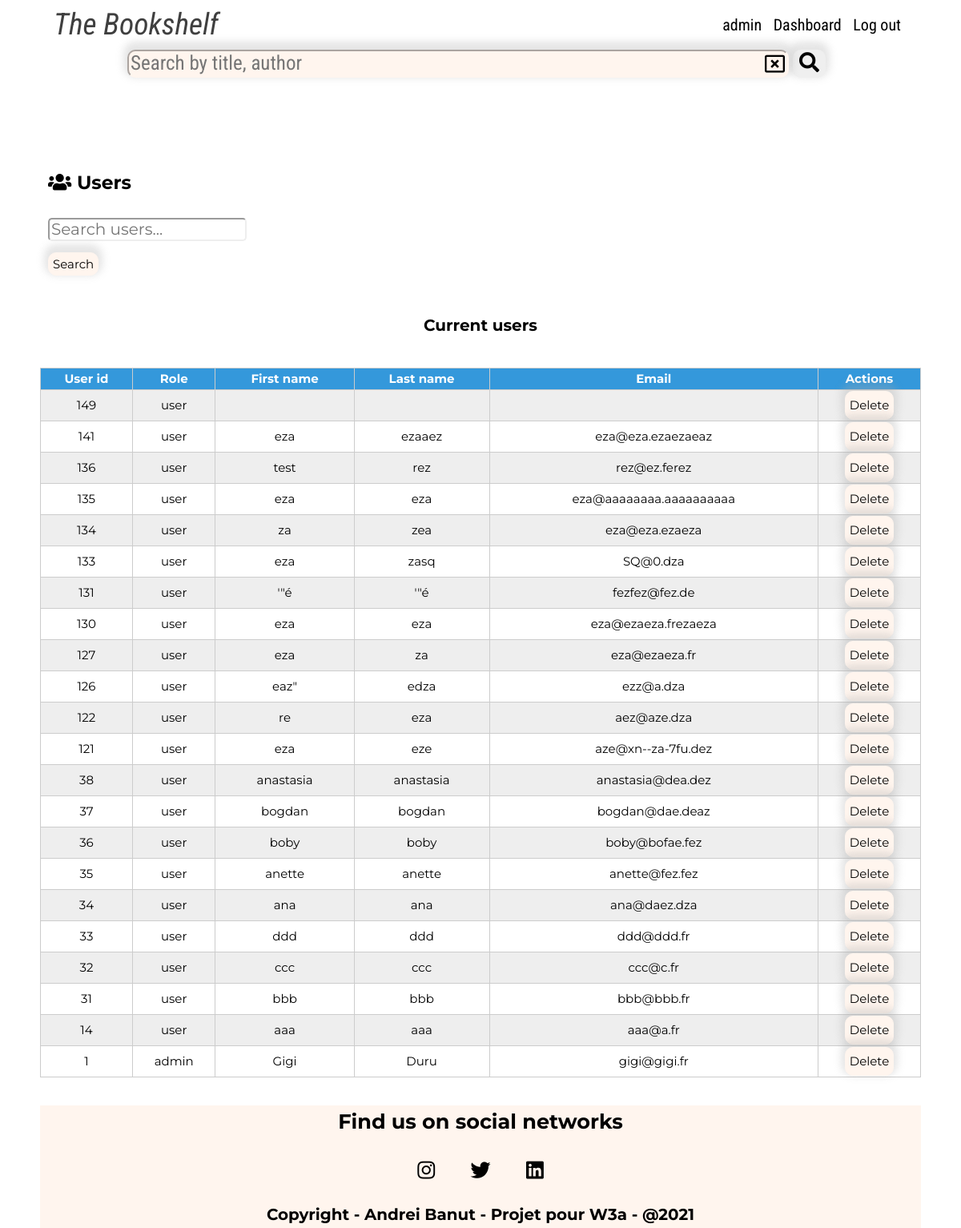
/admin-users.php (signed in), run on the app's committed database.
### tables this page shows
CREATE TABLE IF NOT EXISTS `users` (
  `id` int(11) NOT NULL AUTO_INCREMENT,
  `nickname` varchar(50) NOT NULL,
  `first_name` varchar(50) NOT NULL,
  `last_name` varchar(50) NOT NULL,
  `email` varchar(250) NOT NULL,
  `password` varchar(250) NOT NULL,
  `created_at` timestamp NULL DEFAULT CURRENT_TIMESTAMP,
  `role_id` int(11) NOT NULL DEFAULT '1',
  PRIMARY KEY (`id`),
  UNIQUE KEY `pseudo` (`nickname`),
  UNIQUE KEY `email` (`email`),
  KEY `role_id` (`role_id`)
);

CREATE TABLE IF NOT EXISTS `role` (
  `id` tinyint(4) UNSIGNED NOT NULL AUTO_INCREMENT,
  `nom` char(5) NOT NULL DEFAULT 'user',
  PRIMARY KEY (`id`)
);

### admin-users.php (called while the page is built, shortened)
<?php
require 'lib/conf.php';
if ($_SERVER['REQUEST_METHOD'] === 'GET') {
    $q = $pdo->prepare(
        'SELECT users.id, first_name, last_name, email, role.nom as role
        FROM users
        INNER JOIN role ON role.id = users.role_id
        ORDER BY users.created_at DESC');
        try {
        $q->execute();
        $users = $q->fetchAll();
            } catch (PDOException $e) {
                echo $e->getMessage();
                die;
            }
}
require 'views-admin/admin-users.phtml';
?>

### views-admin/admin-users.phtml (the view, shortened to what this page needs)
<?php require 'partials/head.php'; ?>
<body>
  <header class="header">
    <?php require 'partials/navbar.php'; ?>
  </header>
  <div class="container">
    <div class="admin-users-wrapper">
      <div class="admin-users-logo">
        <div class="text-left">
          <h3><i class="fas fa-users"></i> Users</h3>
        </div>
      </div>
      <section>
        <div>
          <div class="admin-users-searchbar">
            <form action="admin-users.php" method="post">
              <input type="text" name="user_search" placeholder="Search users...">
              <div class="admin-search-users">
                <button class="btn btn-read" id="admin-searchusers-btn">Search</button>
              </div>
            </form>
          </div>
        </div>
      </section>
    </div>
    <section id="posts">
      <div class="admin-users d-flex flex-col justify-center">
        <div class="admin-users-header">
          <h4 class="text-center">Current users</h4>
        </div>
        <table class="text-center admin-table" id="table-admin-users">
          <thead>
            <tr>
              <th>User id</th>
              <th>Role</th>
              <th>First name</th>
              <th>Last name</th>
              <th>Email</th>
              <th>Actions</th>
            </tr>
          </thead>
          <tbody>
            <?php if(!empty($users)) {?>
            <?php foreach($users as $user): ?>
            <tr>
              <td><?= htmlspecialchars($user['id']) ?></td>
              <td><?= htmlspecialchars($user['role']) ?></td>
              <td><?= htmlspecialchars($user['first_name']) ?></td>
              <td><?= htmlspecialchars($user['last_name']) ?></td>
              <td><?= htmlspecialchars($user['email']) ?></td>
              <td>
                <a href="admin-deleteuser.php?id=<?= $user['id'] ?>" class="btn btn-quit">Delete</a>
              </td>
            </tr>
            <?php endforeach; ?>
            <?php  }  ?>
          </tbody>
        </table>
      </div>
    </section>
  </div>
  <footer>
    <?php require 'partials/footer.php'; ?>
  </footer>
</body>
</html>

### css/style.css (style rules this page uses)
* { box-sizing: border-box; }
html { font-size: 62.5%; }
:root { --primaryFontSize: 2rem; --bigFontSize: 2.5rem; --mediumFontSize: 1.7rem; --smallFontSize: 1.5rem; --primaryFontFamily: "Montserrat", sans-serif; --secondaryFontFamily: "Roboto Condensed", sans-serif; --white: #fff; --black: #000; --post-title: #e81939; --bgcprimary: #ffffff; --bgcsecondary: #fffafa; --bgcbutton: #fff5ee; --read: #1e90ff; --edit: #624213; --quit: #ff0000; --validate: #008000; --shadowsm: 0px -5px 10px 5px rgba(169, 169, 169, 0.2); --shadowmd: 0px -5px 10px 5px rgba(169, 169, 169, 0.3); --shadowlg: 0px -5px 10px 5px rgba(169, 169, 169, 0.4); --shadowxl: 0px -5px 10px 5px rgba(169, 169, 169, 0.5); }
body { background-color: var(--bgcprimary); font-size: var(--primaryFontSize); line-height: 1.6; font-family: var(--primaryFontFamily); }
.container { width: 1100px; max-width: 100%; margin: 0 auto; }
a { text-decoration: none; color: inherit; }
.text-center { text-align: center; }
.text-left { text-align: left; }
.btn { display: inline-block; padding: 0.5rem; border-radius: 1rem; font-size: var(--smallFontSize); }
.btn-read, .btn-edit, .btn-quit, .btn-validate, #btn-register { background-color: var(--bgcbutton); border: 1px solid var(--bgcbutton); box-shadow: var(--shadowmd); }
.d-flex { display: flex; }
.flex-col { flex-direction: column; }
.justify-center { justify-content: center; }
.header { margin-top: 1rem; margin-bottom: 1rem; font-family: var(--secondaryFontFamily); position: sticky; top: 0; z-index: 999; background-color: var(--white); }
footer { margin-top: 2.5rem; font-size: var(--mediumFontSize); }
.admin-dashboard-wrapper, .admin-posts-wrapper, .admin-users-wrapper, .addpost-wrapper, .wrapper-adduser { margin: 3rem 1rem 2rem 1rem; }
.user-table, .admin-table { border-collapse: collapse; margin: 1rem 0; }
tr:nth-of-type(odd) { background: #eee; }
th { background: #3498db; color: var(--white); }
td, th { padding: 1px; border: 1px solid #ccc; font-size: var(--smallFontSize); }
.admin-posts-searchbar input, .admin-users-searchbar input { border-radius: 5px; border-color: inherit; }
.admin-search-posts, .admin-search-users { margin-top: 1rem; }

### data on the page
users: id "149", role.nom "user"
users: id "141", role.nom "user", first_name "eza", last_name "ezaaez", email "eza@eza.ezaezaeaz"
users: id "136", role.nom "user", first_name "test", last_name "rez", email "rez@ez.ferez"
users: id "135", role.nom "user", first_name "eza", last_name "eza", email "eza@aaaaaaaa.aaaaaaaaaa"
users: id "134", role.nom "user", first_name "za", last_name "zea", email "eza@eza.ezaeza"
users: id "133", role.nom "user", first_name "eza", last_name "zasq", email "SQ@0.dza"
users: id "131", role.nom "user", first_name "'\"é", last_name "'\"é", email "fezfez@fez.de"
users: id "130", role.nom "user", first_name "eza", last_name "eza", email "eza@ezaeza.frezaeza"
users: id "127", role.nom "user", first_name "eza", last_name "za", email "eza@ezaeza.fr"
users: id "126", role.nom "user", first_name "eaz\"", last_name "edza", email "ezz@a.dza"
users: id "122", role.nom "user", first_name "re", last_name "eza", email "aez@aze.dza"
users: id "121", role.nom "user", first_name "eza", last_name "eze", email "aze@xn--za-7fu.dez"
users: id "38", role.nom "user", first_name "anastasia", last_name "anastasia", email "anastasia@dea.dez"
users: id "37", role.nom "user", first_name "bogdan", last_name "bogdan", email "bogdan@dae.deaz"
users: id "36", role.nom "user", first_name "boby", last_name "boby", email "boby@bofae.fez"
users: id "35", role.nom "user", first_name "anette", last_name "anette", email "anette@fez.fez"
users: id "34", role.nom "user", first_name "ana", last_name "ana", email "ana@daez.dza"
users: id "33", role.nom "user", first_name "ddd", last_name "ddd", email "ddd@ddd.fr"
users: id "32", role.nom "user", first_name "ccc", last_name "ccc", email "ccc@c.fr"
users: id "31", role.nom "user", first_name "bbb", last_name "bbb", email "bbb@bbb.fr"
users: id "14", role.nom "user", first_name "aaa", last_name "aaa", email "aaa@a.fr"
users: id "1", role.nom "admin", first_name "Gigi", last_name "Duru", email "gigi@gigi.fr"

### other printed values
Session::getUserConnected() "admin"
